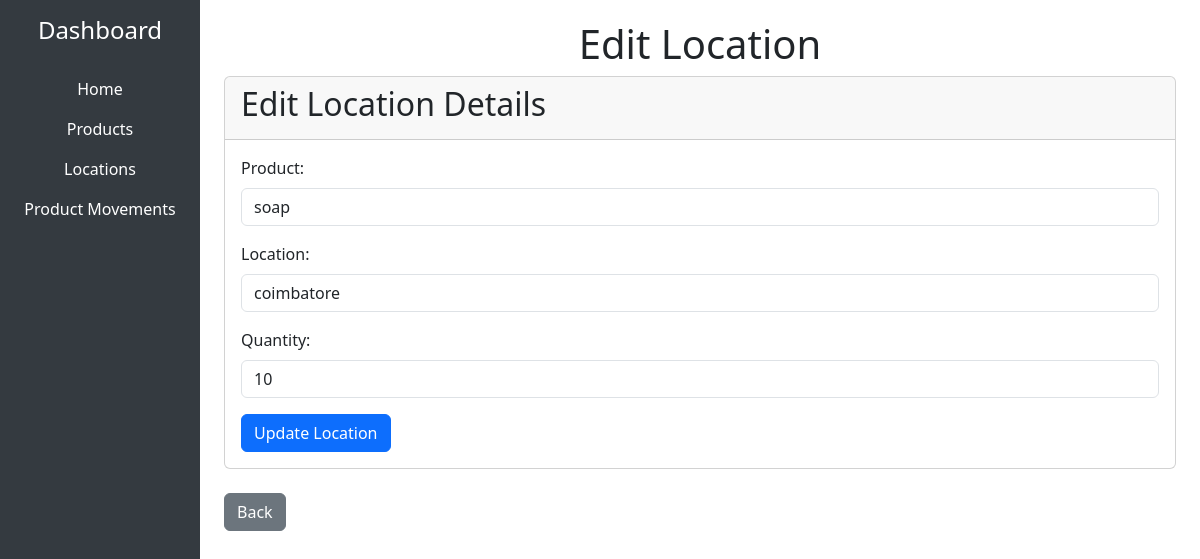
The page /edit_location/1 on the database its author committed.
### tables this page shows
CREATE TABLE stock (
            stock_id INTEGER PRIMARY KEY AUTOINCREMENT,
            product_id INTEGER,
            location TEXT NOT NULL,
            quantity INTEGER NOT NULL,
            FOREIGN KEY(product_id) REFERENCES products(product_id)
        );

CREATE TABLE products (
            product_id INTEGER PRIMARY KEY AUTOINCREMENT,
            product_name TEXT NOT NULL,
            quantity INTEGER NOT NULL,
            price REAL NOT NULL
        );

### app.py (the view, shortened to what this page needs)
@app.route('/edit_location/<int:stock_id>', methods=['GET', 'POST'])
def edit_location(stock_id):
    stock = get_stock_by_id(stock_id)
    conn = sqlite3.connect(r"C:\\Users\\Saran\\Desktop\\IMA\\database.db")
    cursor = conn.cursor()
    cursor.execute('SELECT * FROM products')
    products = cursor.fetchall()
    conn.close()
    return render_template('edit_location.html', stock=stock, products=products)

### models.py (called while the page is built)
def get_stock_by_id(stock_id):
    conn = sqlite3.connect(DB_path)
    cursor = conn.cursor()
    cursor.execute('SELECT * FROM stock WHERE stock_id = ?', (stock_id,))
    stock = cursor.fetchone()
    conn.close()
    return stock

### templates/edit_location.html
{% extends 'base.html' %}
{% block content %}
    <h1 class="text-center">Edit Location</h1>
    <div class="card">
        <div class="card-header">
            <h2>Edit Location Details</h2>
        </div>
        <div class="card-body">
            <form method="POST">
                <div class="mb-3">
                    <label for="product_id" class="form-label">Product:</label>
                    <select id="product_id" name="product_id" class="form-control" required>
                        {% for product in products %}
                        <option value="{{ product[0] }}" {% if product[0] == stock[1] %}selected{% endif %}>{{ product[1] }}</option>
                        {% endfor %}
                    </select>
                </div>
                <div class="mb-3">
                    <label for="location" class="form-label">Location:</label>
                    <input type="text" id="location" name="location" class="form-control" value="{{ stock[2] }}" required>
                </div>
                <div class="mb-3">
                    <label for="quantity" class="form-label">Quantity:</label>
                    <input type="number" id="quantity" name="quantity" class="form-control" value="{{ stock[3] }}" required>
                </div>
                <button type="submit" class="btn btn-primary">Update Location</button>
            </form>
        </div>
    </div>
    <div class="mt-4">
        <a href="{{ url_for('location') }}" class="btn btn-secondary">Back</a>
    </div>
{% endblock %}

### rows shown on the page
stock: product_id "soap", location "coimbatore", quantity "10"
